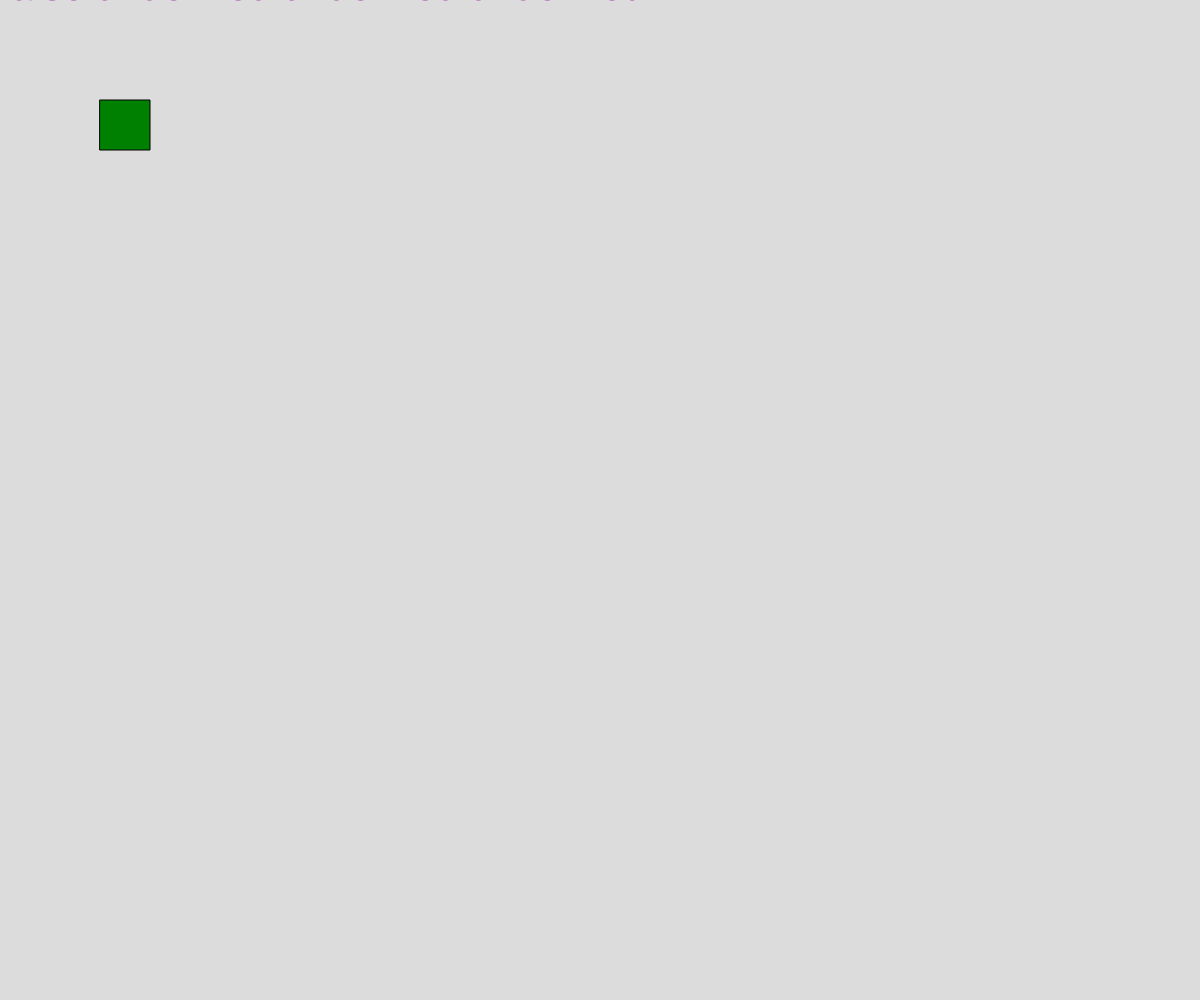
Frame 1 (no input)
Frame 60 (no input): identical to frame 1, image omitted
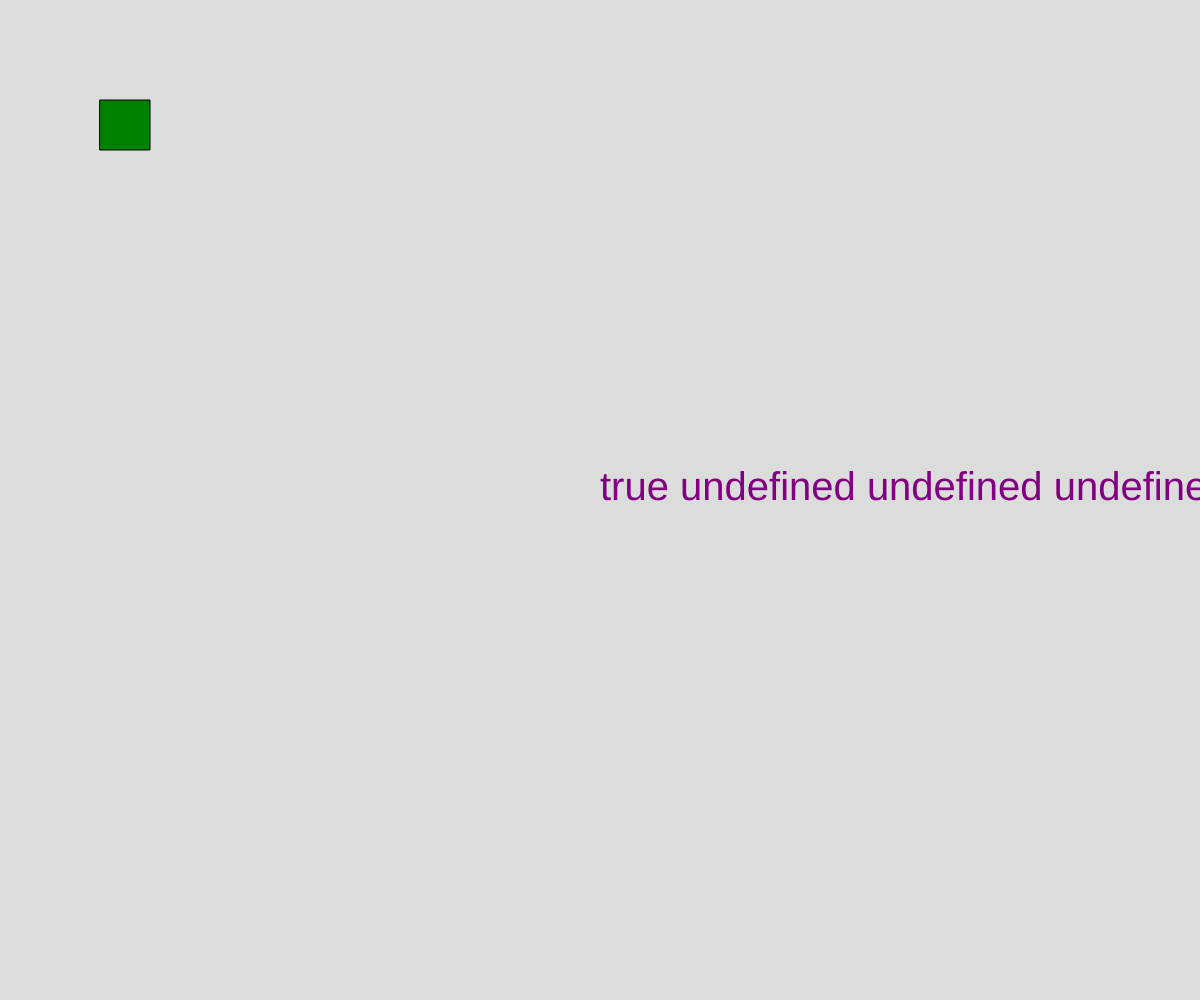
Frame 120 (the mouse pressed at the canvas centre since frame 60)

The p5.js sketch that drew these frames (run headless with seeded random() and noise() and a simulated clock; from frame 60 on, the mouse is pressed at the canvas centre):

// p5.js sketch
// ── sketch.js




async function setup() {
  createCanvas(windowWidth,windowHeight);   
}


//Global Variables
let x = 100; let y = 100;
let c = "green";

function draw(){
  background(220);
  mouseReport();
  updateSquare();
}
function mouseReport(){
  textSize(40);

  //mouse-related system variables
  fill("purple")
  let mouseInfo = mouseIsPressed + " "  
                    + mouseButton.left + " "
                    + mouseButton.center + " "
                    + mouseButton.right;

  text(mouseInfo, mouseX, mouseY);
  drawSquare()
}
function updateSquare(){
  //movement code here
  //keycode is LAST PRESSED CODE
 // if(keyCode===40 && keyIsPressed){ - Dont use, code is too slow
  //  y += 2;
  //}
  if(keyIsDown(LEFT_ARROW)){
    x -= 5;
  }
  if(keyIsDown(RIGHT_ARROW)){
    x += 5;
  }
  if(keyIsDown(UP_ARROW)){
    y -= 5;
  }
  if(keyIsDown(DOWN_ARROW)){
    y += 5;
  }
}
function drawSquare(){
  // draw our square on the screen
  fill(c)
  square(x,y,50)
}
function keyPressed(){
  //This function calls automatically
  // - for single press captures
  print("PRESS");
  print(key + " " + keyCode);


  if(key==="a"){
    c = "red"
  }
  else if(key==="f"){
    c = "blue"
  }
  else if(keyCode===40){
    //down

  }
  // for interest's sake
  
  
}
